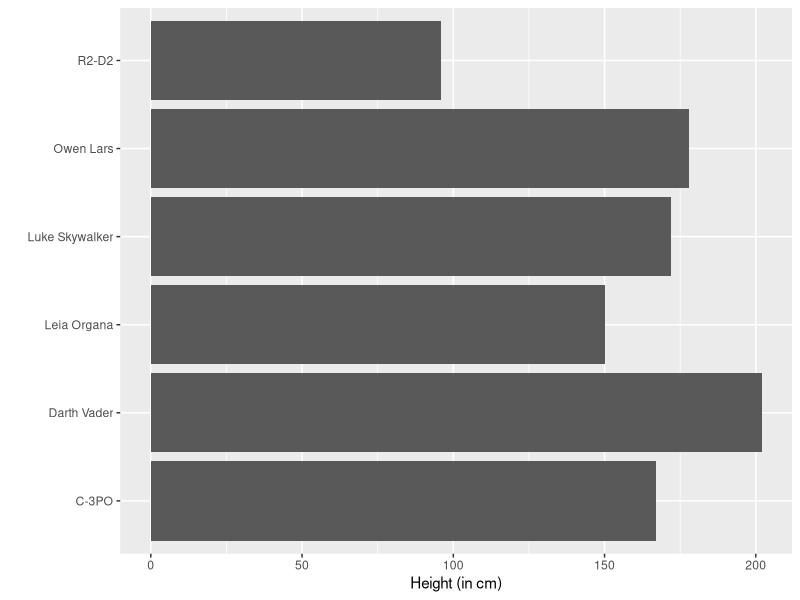

Generate this figure with R:
## ---- chunk 1
knitr::opts_chunk$set(echo = FALSE)  # leave as-is
knitr::opts_chunk$set(fig.pos = 'H', out.extra = '')  # leave as-is

# load all your libraries here
library(tidyverse)
library(kableExtra)
## ---- chunk 2
starwars |>
  head() |>
  ggplot(aes(x = height, y = name)) +
  geom_col() +
  labs(
    y = '',
    x = 'Height (in cm)'
  )
## ---- chunk 3
starwars |>
  head() |>
  select(name, eye_color) |>
  kable(
    caption = "Eye colours of several Star Wars characters. In the knitted output, this table might not appear exactly where you put it in the Rmd file, and that's fine. Don't stress about where exactly it appears, as long as it appears somewhere.", 
    booktabs = T
  )
